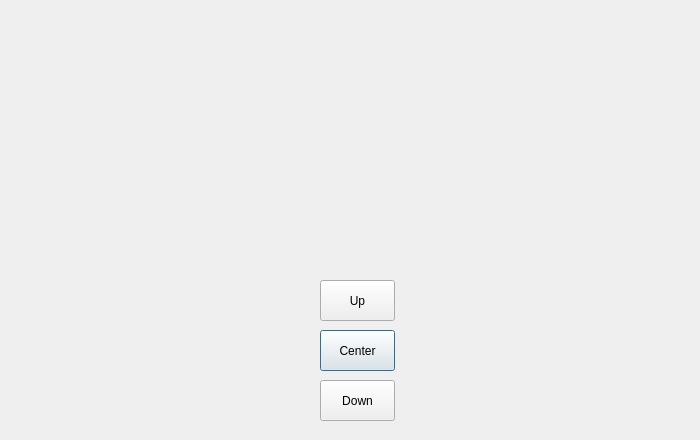
<?xml version="1.0" encoding="UTF-8"?>
<ui version="4.0">
 <class>Dialog</class>
 <widget class="QDialog" name="Dialog">
  <property name="geometry">
   <rect>
    <x>0</x>
    <y>0</y>
    <width>700</width>
    <height>440</height>
   </rect>
  </property>
  <property name="windowTitle">
   <string>Dialog</string>
  </property>
  <widget class="QPushButton" name="button_center">
   <property name="geometry">
    <rect>
     <x>320</x>
     <y>330</y>
     <width>75</width>
     <height>41</height>
    </rect>
   </property>
   <property name="text">
    <string>Center</string>
   </property>
  </widget>
  <widget class="QPushButton" name="button_up">
   <property name="geometry">
    <rect>
     <x>320</x>
     <y>280</y>
     <width>75</width>
     <height>41</height>
    </rect>
   </property>
   <property name="text">
    <string>Up</string>
   </property>
  </widget>
  <widget class="QPushButton" name="button_down">
   <property name="geometry">
    <rect>
     <x>320</x>
     <y>380</y>
     <width>75</width>
     <height>41</height>
    </rect>
   </property>
   <property name="text">
    <string>Down</string>
   </property>
  </widget>
  <widget class="QLabel" name="camera_color">
   <property name="geometry">
    <rect>
     <x>25</x>
     <y>22</y>
     <width>320</width>
     <height>240</height>
    </rect>
   </property>
   <property name="text">
    <string/>
   </property>
  </widget>
  <widget class="QLabel" name="camera_depth">
   <property name="geometry">
    <rect>
     <x>360</x>
     <y>20</y>
     <width>320</width>
     <height>240</height>
    </rect>
   </property>
   <property name="text">
    <string/>
   </property>
  </widget>
 </widget>
 <resources/>
 <connections/>
</ui>
